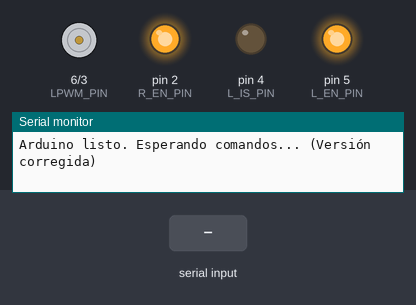
The sketch below on a simulated Arduino Uno, built with avr-gcc and run on an emulated ATmega328P. Parts: motor-driver pin pairs drawn as motors (green arrow = first pin HIGH = forward, orange = second pin HIGH = backward, longer = more drive), output pins drawn as LEDs (lit = HIGH), the last lines printed to the serial monitor. Inputs (shaded band) come from the test bench.

Above: at 1.2 s.
1.3 s: "200\n" received over Serial
At 2.8 s:
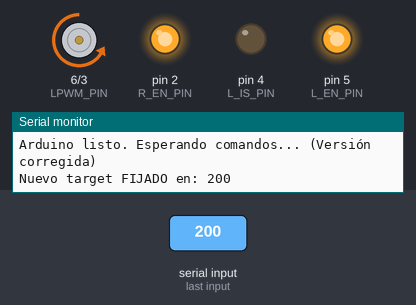
3.1 s: "90,45\n" received over Serial
At 4.7 s:
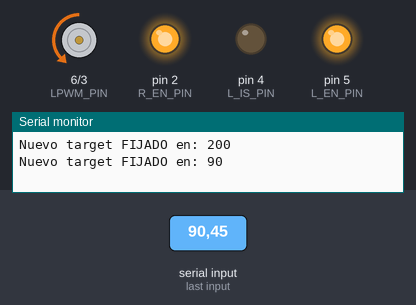
Timing chart, 0 to 6.2 s (numbered marks = the images above; inputs shaded):
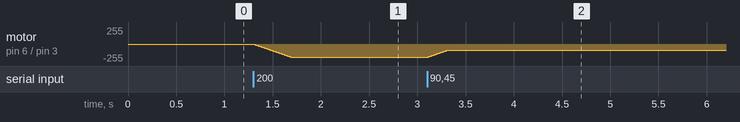

Measured:
- after the input at 1.3 s, motor on pin 6 (LPWM_PIN) / pin 3 (RPWM_PIN): moves from stopped to backward 200/255 over 0.39 s, starting at once
- after the input at 3.1 s, motor on pin 6 (LPWM_PIN) / pin 3 (RPWM_PIN): moves from backward 200/255 to backward 90/255 over 0.21 s, starting at once

The sketch:

puentehBTS7960direccionPWM.ino.ino
```cpp
// ===================================================================
//  Control de Motor 24V con BTS7960 vía Monitor Serie
//  - VERSIÓN CORREGIDA: Mantiene la última velocidad comandada.
//  - Basado en el diagrama de conexión proporcionado.
// ===================================================================

/* ==== Pines (Según tu imagen) ==== */
const uint8_t RPWM_PIN = 3;
const uint8_t LPWM_PIN = 6;
const uint8_t R_EN_PIN = 2;
const uint8_t L_EN_PIN = 5;
const uint8_t R_IS_PIN = 1;
const uint8_t L_IS_PIN = 4;

/* ==== Parámetros de Control ==== */
const int MAX_PWM   = 255;
const int RAMP_STEP = 5;

/* ==== Variables Globales ==== */
int targetVel = 0;
int actualVel = 0;

void setup() {
  Serial.begin(115200);

  pinMode(RPWM_PIN, OUTPUT);
  pinMode(LPWM_PIN, OUTPUT);
  analogWrite(RPWM_PIN, 0);
  analogWrite(LPWM_PIN, 0);

  pinMode(R_EN_PIN, OUTPUT);
  pinMode(L_EN_PIN, OUTPUT);
  digitalWrite(R_EN_PIN, HIGH);
  digitalWrite(L_EN_PIN, HIGH);

  pinMode(R_IS_PIN, OUTPUT);
  pinMode(L_IS_PIN, OUTPUT);
  digitalWrite(R_IS_PIN, LOW);
  digitalWrite(L_IS_PIN, LOW);

  Serial.println(F("Arduino listo. Esperando comandos... (Versión corregida)"));
}

void rampTowardsTarget() {
  if (actualVel < targetVel) {
    actualVel += RAMP_STEP;
    if (actualVel > targetVel) actualVel = targetVel;
  } else if (actualVel > targetVel) {
    actualVel -= RAMP_STEP;
    if (actualVel < targetVel) actualVel = targetVel;
  }
}

void applyVelocity(int v) {
  v = constrain(v, -MAX_PWM, MAX_PWM);

  if (v > 0) {
    analogWrite(LPWM_PIN, 0);
    analogWrite(RPWM_PIN, v);
  } else if (v < 0) {
    analogWrite(RPWM_PIN, 0);
    analogWrite(LPWM_PIN, -v);
  } else {
    analogWrite(RPWM_PIN, 0);
    analogWrite(LPWM_PIN, 0);
  }
}

void loop() {
  // 1. SOLO si hay datos nuevos disponibles...
  if (Serial.available() > 0) {
    // Leemos el nuevo número
    int newCommand = Serial.parseInt();

    // ¡Aquí está la magia! Actualizamos la velocidad objetivo.
    // La variable 'targetVel' ahora mantendrá su valor hasta que
    // llegue un nuevo comando válido.
    targetVel = newCommand;

    // Imprimimos para confirmar que recibimos el nuevo comando
    Serial.print(F("Nuevo target FIJADO en: "));
    Serial.println(targetVel);

    // Limpiamos cualquier carácter extra (como el 'Enter') para
    // evitar lecturas falsas en el siguiente ciclo.
    while(Serial.available() > 0) {
      Serial.read();
    }
  }

  // 2. Mover la velocidad actual hacia el objetivo (rampa)
  rampTowardsTarget();

  // 3. Aplicar la velocidad actual al motor
  applyVelocity(actualVel);

  // 4. Pequeña pausa
  delay(10);
}
```
